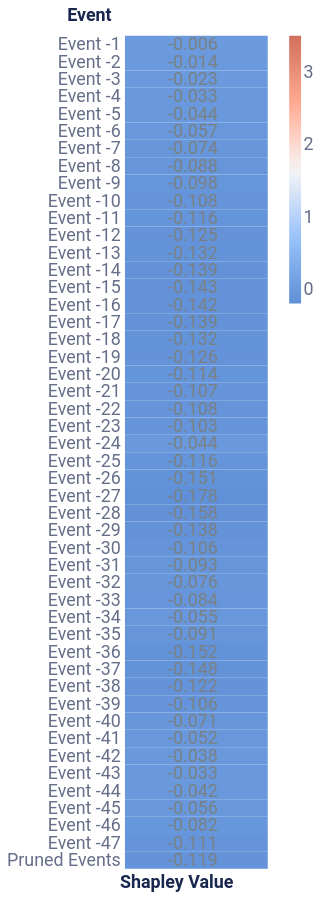

Notebook code for this chart:
### Code cell
event_dict = {'rs': 42, 'nsamples': 500000}
event_data_negative = local_event(f_hs, negative_instance_data, event_dict, negative_instance_id, sequence_id_feat, average_event, pruning_negative_idx)

event_plot_negative = plot_event_heatmap(event_data_negative)
# event_plot_negative.properties(
#     width=1000,
#     height=900
#     )
event_plot_negative

### Figure 1 — Vega-Lite specification as saved in the notebook (floating-point values rounded to 4 significant figures)
{"config": {"axis": {"domain": true, "domainColor": "#666F89", "grid": false, "gridCap": "round", "gridColor": "#B3B7C4", "gridDash": [2, 4], "gridWidth": 0.5, "labelColor": "#666F89", "labelFont": "Roboto, Arial, sans-serif", "labelPadding": 2, "tickColor": "#666F89", "tickOpacity": 0.5, "tickSize": 4, "titleColor": "#19274E", "titleFont": "Roboto, Arial, sans-serif", "titleFontSize": 12}, "axisBand": {"domain": true, "labelPadding": 4, "ticks": false}, "axisY": {"domain": false, "titleAlign": "left", "titleAngle": 0, "titleX": -20, "titleY": -10}, "legend": {"labelColor": "#666F89", "labelFont": "Roboto, Arial, sans-serif", "labelFontSize": 12, "symbolSize": 40, "titleColor": "#19274E", "titleFont": "Roboto, Arial, sans-serif", "titleFontSize": 12, "titlePadding": 4}, "arc": {"stroke": "#FFFFFF", "strokeWidth": 1}, "bar": {"fill": "#2770EB", "stroke": null}, "line": {"stroke": "#2770EB", "strokeWidth": 2}, "path": {"stroke": "#2770EB", "strokeWidth": 0.5}, "point": {"fill": "#2770EB", "shape": "circle", "filled": true}, "rect": {"fill": "#2770EB"}, "rule": {"stroke": "#666F89"}, "shape": {"stroke": "#2770EB"}, "text": {"color": "#19274E", "font": "Roboto, Arial, sans-serif", "fontSize": 12}, "range": {"category": ["#2770EB", "#77B98A", "#DA5252", "#FFC400", "#A87AEA", "#00A39E", "#19274E"], "diverging": ["#006360", "#2BB3AE", "#96D9D7", "#FFFFFF", "#EDAAAA", "#DA5252", "#811D1D"], "heatmap": ["#18448F", "#1B4EA5", "#2770EB", "#4C88EE", "#82ACF3", "#A6C4F7", "#E9F1FD"], "ramp": ["#18448F", "#1B4EA5", "#2770EB", "#4C88EE", "#82ACF3", "#A6C4F7", "#E9F1FD"]}, "background": "#FFFFFF", "group": {"fill": "#FFFFFF"}, "header": {"labelColor": "#19274E", "labelFont": "Roboto, Arial, sans-serif", "labelFontSize": 12, "titleColor": "#19274E", "titleFont": "Roboto, Arial, sans-serif", "titleFontSize": 16}, "title": {"anchor": "start", "color": "#19274E", "font": "Roboto, Arial, sans-serif", "fontSize": 20, "fontWeight": "bold", "offset": 20, "subtitleColor": "#19274E", "subtitleFontSize": 16}, "view": {"continuousHeight": 300, "continuousWidth": 400, "stroke": "transparent"}}, "layer": [{"mark": "rect", "encoding": {"color": {"field": "rounded", "legend": {"gradientLength": 225, "gradientThickness": 10, "labelFontSize": 15, "orient": "right"}, "scale": {"domain": [-0.2, 3.5], "range": ["#5f8fd6", "#99c3fb", "#f5f5f5", "#ffaa92", "#d16f5b"]}, "title": null, "type": "quantitative"}, "x": {"axis": {"title": "Shapley Value", "titleFontSize": 15}, "field": "column", "type": "ordinal"}, "y": {"axis": {"domain": false, "labelFontSize": 15, "title": "Event", "titleFontSize": 15, "titleX": -49}, "field": "Feature", "sort": ["Event -1", "Event -2", "Event -3", "Event -4", "Event -5", "Event -6", "Event -7", "Event -8", "Event -9", "Event -10", "Event -11", "Event -12", "Event -13", "Event -14", "Event -15", "Event -16", "Event -17", "Event -18", "Event -19", "Event -20", "Event -21", "Event -22", "Event -23", "Event -24", "Event -25", "Event -26", "Event -27", "Event -28", "Event -29", "Event -30", "Event -31", "Event -32", "Event -33", "Event -34", "Event -35", "Event -36", "Event -37", "Event -38", "Event -39", "Event -40", "Event -41", "Event -42", "Event -43", "Event -44", "Event -45", "Event -46", "Event -47", "Pruned Events"], "type": "ordinal"}}}, {"mark": {"type": "text", "align": "right", "baseline": "middle", "color": "#798184", "dx": 18, "fontSize": 15}, "encoding": {"text": {"field": "rounded_str", "type": "nominal"}, "x": {"axis": {"domain": false, "labels": false, "title": "Shapley Value", "titleX": 43}, "field": "column", "type": "ordinal"}, "y": {"axis": {"domain": false, "labelFontSize": 15, "title": "Event", "titleFontSize": 15, "titleX": -49}, "field": "Feature", "sort": ["Event -1", "Event -2", "Event -3", "Event -4", "Event -5", "Event -6", "Event -7", "Event -8", "Event -9", "Event -10", "Event -11", "Event -12", "Event -13", "Event -14", "Event -15", "Event -16", "Event -17", "Event -18", "Event -19", "Event -20", "Event -21", "Event -22", "Event -23", "Event -24", "Event -25", "Event -26", "Event -27", "Event -28", "Event -29", "Event -30", "Event -31", "Event -32", "Event -33", "Event -34", "Event -35", "Event -36", "Event -37", "Event -38", "Event -39", "Event -40", "Event -41", "Event -42", "Event -43", "Event -44", "Event -45", "Event -46", "Event -47", "Pruned Events"], "type": "ordinal"}}}], "data": {"name": "data-9c79e4d7b019d491adf2938d7c88f903"}, "height": 700, "width": 120, "$schema": "https://vega.github.io/schema/vega-lite/v4.17.0.json", "datasets": {"data-9c79e4d7b019d491adf2938d7c88f903": [{"Shapley Value": -0.006472, "Feature": "Event -1", "row": 1, "column": 1, "rounded": -0.006, "rounded_str": "-0.006"}, {"Shapley Value": -0.01378, "Feature": "Event -2", "row": 2, "column": 1, "rounded": -0.014, "rounded_str": "-0.014"}, {"Shapley Value": -0.0234, "Feature": "Event -3", "row": 3, "column": 1, "rounded": -0.023, "rounded_str": "-0.023"}, {"Shapley Value": -0.03279, "Feature": "Event -4", "row": 4, "column": 1, "rounded": -0.033, "rounded_str": "-0.033"}, {"Shapley Value": -0.04363, "Feature": "Event -5", "row": 5, "column": 1, "rounded": -0.044, "rounded_str": "-0.044"}, {"Shapley Value": -0.05664, "Feature": "Event -6", "row": 6, "column": 1, "rounded": -0.057, "rounded_str": "-0.057"}, {"Shapley Value": -0.07358, "Feature": "Event -7", "row": 7, "column": 1, "rounded": -0.074, "rounded_str": "-0.074"}, {"Shapley Value": -0.08766, "Feature": "Event -8", "row": 8, "column": 1, "rounded": -0.088, "rounded_str": "-0.088"}, {"Shapley Value": -0.09781, "Feature": "Event -9", "row": 9, "column": 1, "rounded": -0.098, "rounded_str": "-0.098"}, {"Shapley Value": -0.1076, "Feature": "Event -10", "row": 10, "column": 1, "rounded": -0.108, "rounded_str": "-0.108"}, {"Shapley Value": -0.1157, "Feature": "Event -11", "row": 11, "column": 1, "rounded": -0.116, "rounded_str": "-0.116"}, {"Shapley Value": -0.1252, "Feature": "Event -12", "row": 12, "column": 1, "rounded": -0.125, "rounded_str": "-0.125"}, {"Shapley Value": -0.1324, "Feature": "Event -13", "row": 13, "column": 1, "rounded": -0.132, "rounded_str": "-0.132"}, {"Shapley Value": -0.1387, "Feature": "Event -14", "row": 14, "column": 1, "rounded": -0.139, "rounded_str": "-0.139"}, {"Shapley Value": -0.1427, "Feature": "Event -15", "row": 15, "column": 1, "rounded": -0.143, "rounded_str": "-0.143"}, {"Shapley Value": -0.1424, "Feature": "Event -16", "row": 16, "column": 1, "rounded": -0.142, "rounded_str": "-0.142"}, {"Shapley Value": -0.1393, "Feature": "Event -17", "row": 17, "column": 1, "rounded": -0.139, "rounded_str": "-0.139"}, {"Shapley Value": -0.1318, "Feature": "Event -18", "row": 18, "column": 1, "rounded": -0.132, "rounded_str": "-0.132"}, {"Shapley Value": -0.1256, "Feature": "Event -19", "row": 19, "column": 1, "rounded": -0.126, "rounded_str": "-0.126"}, {"Shapley Value": -0.1143, "Feature": "Event -20", "row": 20, "column": 1, "rounded": -0.114, "rounded_str": "-0.114"}, {"Shapley Value": -0.1066, "Feature": "Event -21", "row": 21, "column": 1, "rounded": -0.107, "rounded_str": "-0.107"}, {"Shapley Value": -0.1075, "Feature": "Event -22", "row": 22, "column": 1, "rounded": -0.108, "rounded_str": "-0.108"}, {"Shapley Value": -0.1034, "Feature": "Event -23", "row": 23, "column": 1, "rounded": -0.103, "rounded_str": "-0.103"}, {"Shapley Value": -0.04374, "Feature": "Event -24", "row": 24, "column": 1, "rounded": -0.044, "rounded_str": "-0.044"}, {"Shapley Value": -0.1163, "Feature": "Event -25", "row": 25, "column": 1, "rounded": -0.116, "rounded_str": "-0.116"}, {"Shapley Value": -0.1507, "Feature": "Event -26", "row": 26, "column": 1, "rounded": -0.151, "rounded_str": "-0.151"}, {"Shapley Value": -0.1782, "Feature": "Event -27", "row": 27, "column": 1, "rounded": -0.178, "rounded_str": "-0.178"}, {"Shapley Value": -0.1581, "Feature": "Event -28", "row": 28, "column": 1, "rounded": -0.158, "rounded_str": "-0.158"}, {"Shapley Value": -0.1376, "Feature": "Event -29", "row": 29, "column": 1, "rounded": -0.138, "rounded_str": "-0.138"}, {"Shapley Value": -0.1058, "Feature": "Event -30", "row": 30, "column": 1, "rounded": -0.106, "rounded_str": "-0.106"}, {"Shapley Value": -0.09345, "Feature": "Event -31", "row": 31, "column": 1, "rounded": -0.093, "rounded_str": "-0.093"}, {"Shapley Value": -0.07605, "Feature": "Event -32", "row": 32, "column": 1, "rounded": -0.076, "rounded_str": "-0.076"}, {"Shapley Value": -0.08443, "Feature": "Event -33", "row": 33, "column": 1, "rounded": -0.084, "rounded_str": "-0.084"}, {"Shapley Value": -0.05517, "Feature": "Event -34", "row": 34, "column": 1, "rounded": -0.055, "rounded_str": "-0.055"}, {"Shapley Value": -0.09091, "Feature": "Event -35", "row": 35, "column": 1, "rounded": -0.091, "rounded_str": "-0.091"}, {"Shapley Value": -0.1517, "Feature": "Event -36", "row": 36, "column": 1, "rounded": -0.152, "rounded_str": "-0.152"}, {"Shapley Value": -0.1482, "Feature": "Event -37", "row": 37, "column": 1, "rounded": -0.148, "rounded_str": "-0.148"}, {"Shapley Value": -0.1223, "Feature": "Event -38", "row": 38, "column": 1, "rounded": -0.122, "rounded_str": "-0.122"}, {"Shapley Value": -0.1062, "Feature": "Event -39", "row": 39, "column": 1, "rounded": -0.106, "rounded_str": "-0.106"}, {"Shapley Value": -0.07113, "Feature": "Event -40", "row": 40, "column": 1, "rounded": -0.071, "rounded_str": "-0.071"}, {"Shapley Value": -0.05208, "Feature": "Event -41", "row": 41, "column": 1, "rounded": -0.052, "rounded_str": "-0.052"}, {"Shapley Value": -0.0377, "Feature": "Event -42", "row": 42, "column": 1, "rounded": -0.038, "rounded_str": "-0.038"}, {"Shapley Value": -0.03265, "Feature": "Event -43", "row": 43, "column": 1, "rounded": -0.033, "rounded_str": "-0.033"}, {"Shapley Value": -0.04164, "Feature": "Event -44", "row": 44, "column": 1, "rounded": -0.042, "rounded_str": "-0.042"}, {"Shapley Value": -0.05642, "Feature": "Event -45", "row": 45, "column": 1, "rounded": -0.056, "rounded_str": "-0.056"}, {"Shapley Value": -0.08205, "Feature": "Event -46", "row": 46, "column": 1, "rounded": -0.082, "rounded_str": "-0.082"}, {"Shapley Value": -0.1106, "Feature": "Event -47", "row": 47, "column": 1, "rounded": -0.111, "rounded_str": "-0.111"}, {"Shapley Value": -0.1186, "Feature": "Pruned Events", "row": 48, "column": 1, "rounded": -0.119, "rounded_str": "-0.119"}]}}
